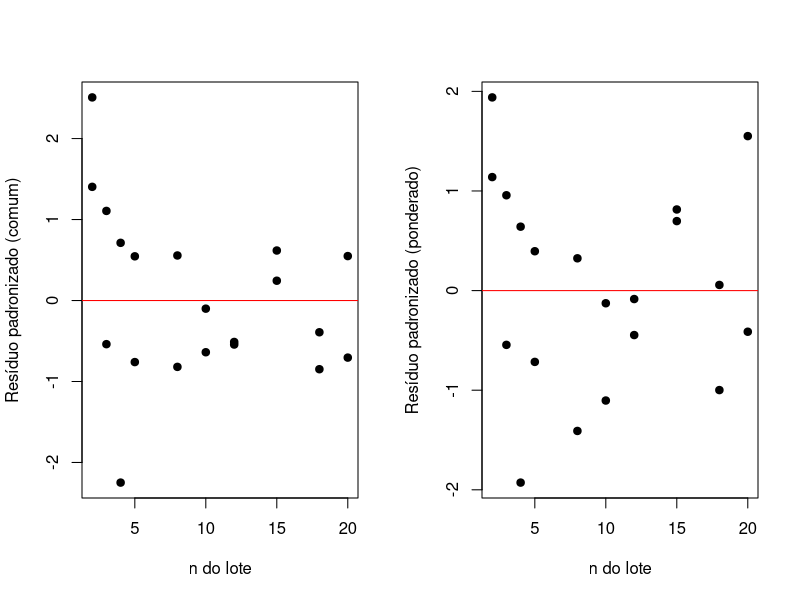
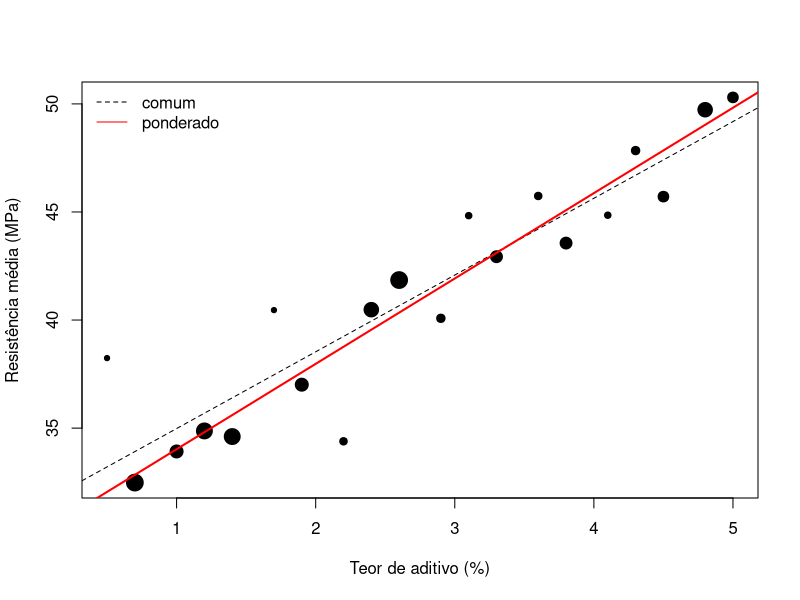

Source code (R) for these figures, in order:
# Mínimos quadrados ponderados: exemplo completo ----
# Pacote: apenas o stats (já vem com o R).

# 1. Dados: 20 lotes de produção (dados fictícios)
dados <- data.frame(
  teor = c(0.5, 0.7, 1.0, 1.2, 1.4, 1.7, 1.9, 2.2, 2.4, 2.6,
           2.9, 3.1, 3.3, 3.6, 3.8, 4.1, 4.3, 4.5, 4.8, 5.0),
  n    = c(2, 20, 12, 18, 18, 2, 12, 4, 15, 20, 5, 3, 10, 4, 10, 3, 5, 8, 15, 8),
  resistencia = c(38.24, 32.48, 33.92, 34.87, 34.61, 40.46, 37.01, 34.39, 40.48, 41.85,
                  40.08, 44.83, 42.93, 45.74, 43.56, 44.85, 47.84, 45.71, 49.73, 50.30))

# 2. Mínimos quadrados comuns: todos os lotes com o mesmo peso
m_ols <- lm(resistencia ~ teor, data = dados)
summary(m_ols); confint(m_ols)

# 3. Mínimos quadrados ponderados: peso proporcional ao número de medições
m_wls <- lm(resistencia ~ teor, data = dados, weights = n)
summary(m_wls); confint(m_wls)

# 4. Ganho de precisão na inclinação
c(ep_comum = summary(m_ols)$coefficients[2, 2],
  ep_ponderado = summary(m_wls)$coefficients[2, 2])

# 5. Resíduos padronizados: só os ponderados são comparáveis entre lotes
par(mfrow = c(1, 2))
plot(dados$n, rstandard(m_ols), pch = 19, xlab = "n do lote", ylab = "Resíduo padronizado (comum)")
abline(h = 0, col = "red")
plot(dados$n, rstandard(m_wls), pch = 19, xlab = "n do lote", ylab = "Resíduo padronizado (ponderado)")
abline(h = 0, col = "red")
par(mfrow = c(1, 1))

# 6. Pesos vindos de uma variância conhecida: w = 1 / s²
m_var <- lm(resistencia ~ teor, data = dados, weights = 1 / (18 / n))
coef(m_var)          # idêntico ao item 3: multiplicar os pesos por uma constante não muda nada

# 7. Quando a variância não é conhecida, estima-se em duas etapas (FGLS)
res2 <- residuals(m_ols)^2
aux  <- lm(log(res2) ~ teor, data = dados)          # modelo para a variância
m_fgls <- lm(resistencia ~ teor, data = dados, weights = 1 / exp(fitted(aux)))
coef(m_fgls)

# 8. Alternativa sem pesos: erros-padrão robustos à heterocedasticidade
# install.packages(c("sandwich", "lmtest"))
# lmtest::coeftest(m_ols, vcov = sandwich::vcovHC(m_ols, type = "HC3"))

# 9. Gráfico: as duas retas, com o tamanho do ponto proporcional a n
plot(resistencia ~ teor, data = dados, pch = 19, cex = sqrt(dados$n) / 2,
     xlab = "Teor de aditivo (%)", ylab = "Resistência média (MPa)")
abline(m_ols, lty = 2); abline(m_wls, col = "red", lwd = 2)
legend("topleft", c("comum", "ponderado"), lty = c(2, 1), col = c("black", "red"), bty = "n")
